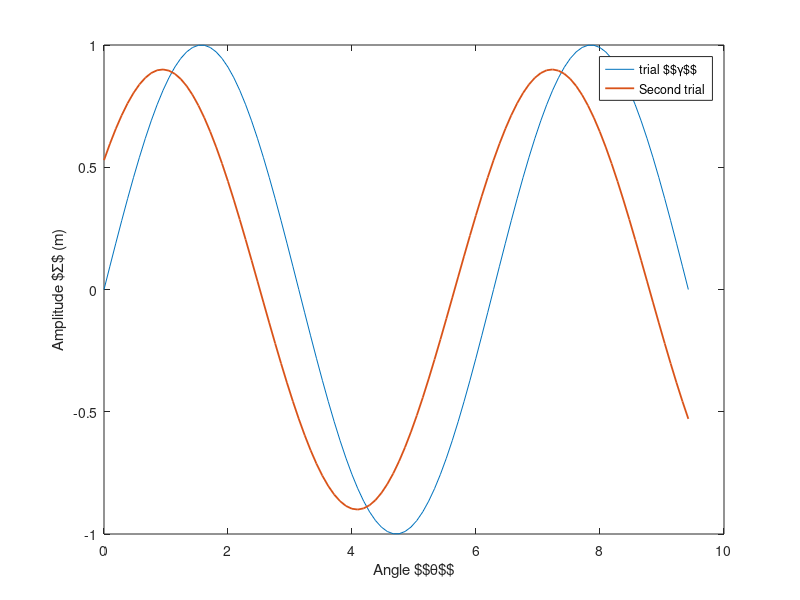

Write the MATLAB code that produced this figure. (Note: this script raises an error after producing the figure.)
% CODE by Laure Lemrich, Nov 2017 at ETH Zurich
% 
% This snippet gives you a set of commands to add after your figure to format
% it. You can adjust figure width and fontsize to more closely match your
% latex document (I do this by trial& error). Using \the\textwidth in LaTeX
% gives you page width in points. The package 'layouts' can convert it for
% you. 
% Example for LaTeX at the end. 
%
% Parameters for your figure ----------------------------------------------
figurewidth = 16; % cm
fontsize = 14.5;
figureheightratio = 0.6;

% Your figure (replace by what you want) ----------------------------------
figure;
x = linspace(0,3*pi,100);
plot(x,sin(x),'DisplayName','trial $$\gamma$$')
hold all
plot(x,0.9*sin(x+0.2*pi),'DisplayName','Second trial','LineWidth',1.3)
xlabel('Angle $$\theta$$')
ylabel('Amplitude $\Sigma$ (m)')
lg = legend('show');
lg.Location = 'best';
title('Parameter $$\sigma_{ij}$$')

ax = gca;
ax.XTick = [0 pi 2*pi 3*pi];
ax.XTickLabel = {'$$0$$','$$\pi$$','$$2\pi$$','$$3\pi$$'};

% Formatting & saving your figure to a file -------------------------------
%- Homogeneize
hfig = gcf;
set(findall(hfig,'-property','FontSize'),'FontSize',fontsize)
set(findall(hfig,'-property','FontWeight'),'FontWeight','normal') %no bold
set(findall(hfig,'-property','Interpreter'),'Interpreter','latex')
set(findall(hfig,'-property','TickLabelInterpreter'),'TickLabelInterpreter','latex')
set(findall(hfig,'-property','Box'),'Box','off')

%- Set figure dimensions
set(hfig,'PaperPositionMode','Auto','PaperUnits','centimeters','Units','centimeters');
hfig.Position = [3 3 figurewidth figureheightratio*figurewidth];
hfig.PaperSize = [hfig.Position(3) hfig.Position(4)];

%- Print
filename = 'my.figure';
filename = strrep(filename,'.','-'); % because print() doesn't support '.'
print(hfig,filename,'-dpdf','-painters','-fillpage')% '-bestfit'
%print(hfig,filename,'-djpeg')

% LaTeX -------------------------------------------------------------------
% 
% I use PdfLatex for my files, and add them as such:
% \usepackage{graphicx}
% ...
% \begin{figure}
% 	\includegraphics[width=1\columnwidth]{myfigure}
% 	\caption{Comment}%
% 	\label{figlabel} 
% \end{figure} 


% Get both LaTeX and powerpoint in one run -------------------------------- 
% 
% filename = 'myfigure';
% filename = strrep(filename,'.','-'); % print doesn't support '.'
% set(findall(hfig,'-property','FontSize'),'FontSize',fontsize)
% print(hfig,filename,'-dpdf','-painters','-fillpage')% '-bestfit' 
% set(findall(hfig,'-property','FontSize'),'FontSize',18)
% filename = strcat(filename,'_ppt');
% print(hfig,filename,'-djpeg') 

% Generic notes -----------------------------------------------------------
% 
% Passing everything in LaTeX interpreter switches all strings to the same
% font (~Times). 
% The label of the colorbar, if you have one, won't be in latex
% interpreter so you need to manually set it (in your figure): 
% 
% h = colorbar;
% h.Label.String = 'value (m$$^2$$)';
% h.Label.Interpreter = 'latex';






